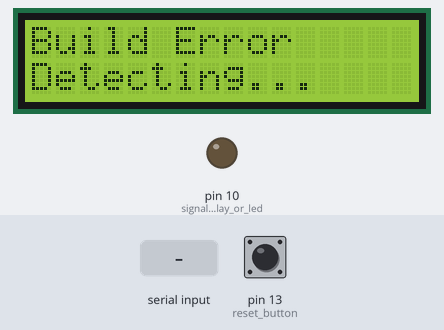
Recording of a sketch running on a simulated Arduino Uno, built with avr-gcc and run on an emulated ATmega328P. Shown: 16×2 character LCD, output pins drawn as LEDs (lit = HIGH). The test bench sets the inputs (shaded band); at power-on: pin 13 (reset_button) LOW.

Above: at 1.2 s.
1.3 s: "0" received over Serial
At 1.8 s:
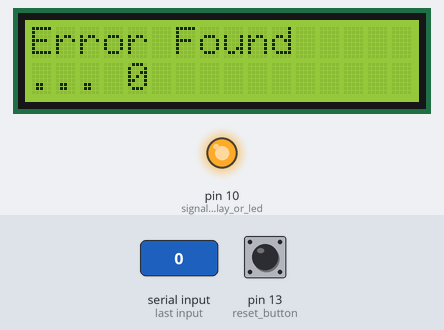
At 2.7 s:
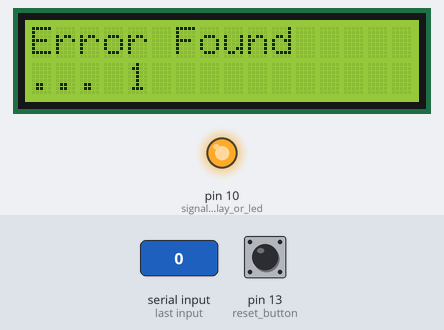
Timing chart, 0 to 11.8 s (numbered marks = the images above; inputs shaded):
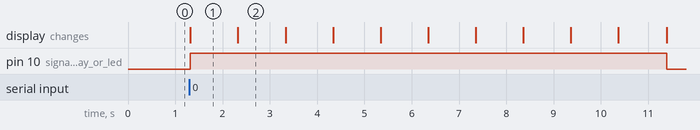

Measured:
- after the input at 1.3 s, pin 10 (signal_for_relay_or_led): LOW → HIGH at once, → LOW 10.1 s later; the display: changes at once (image 1)
- what the display in image 1 shows lasts 1.0 s, from 1.3 s to 2.3 s

The sketch:

buildmachineAlarm.ino
```cpp
// When it receives 48 then we send a signla to 10.
// If user press the reset button then we stop the alarm.
// Kiyoung Moon

#include <Wire.h> // i2c control library
#include <LiquidCrystal_I2C.h> // lcd library

LiquidCrystal_I2C lcd(0x27, 16, 2); // set the lcd

// liquidcrystal_i2c 라이브러리의 write함수의 리턴값을 0이 아닌 1로 수정해주어야 한다.
// 즉, 기존 리턴값은 0인데 이것을 1로 바꾸어 주어야 한다. 아두이노의 소스가 바뀌는 바람에 생겨나는 문제.
//inline size_t LiquidCrystal_I2C::write(uint8_t value) {
//  send(value, Rs);
//  return 1;
//}

void Reset()
{
  lcd.clear();
  lcd.print("Build Error");
  lcd.setCursor(0,1);
  lcd.print("Detecting...");
}

void setup()
{
  lcd.init(); // init lcd

  lcd.backlight(); // turn on backlight
  Reset();

  pinMode(10, OUTPUT); // signal for relay or led.
  pinMode(13, INPUT); // reset button

  // for serial connection
  Serial.begin(9600);
}

void loop()
{
  if ( Serial.available() )
  {
    int data = Serial.read();
    if ( data == 48 )
    {
      lcd.clear();
      lcd.print("Error Found");
      lcd.setCursor(0,1);

      for ( int i = 0; i < 10; ++i )
      {
        lcd.setCursor(0,1);
        lcd.print("... " + (String)i);

        // v == 0 means user pressed button.
        int v = digitalRead(13);
        digitalWrite(10, HIGH);
        delay(1000);
        //if ( v == 0 )
        //{
          // user wants to break.
          //break;
        //}
      }

      Reset();
      digitalWrite(10, LOW);
      delay(2000);
    }
  }
}
```
